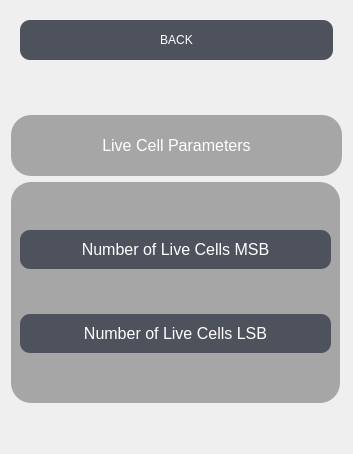
     <widget class="QWidget" name="live_parameters_page">
      <layout class="QGridLayout" name="gridLayout_32">
       <item row="2" column="0">
        <widget class="QPushButton" name="live_live">
         <property name="minimumSize">
          <size>
           <width>331</width>
           <height>61</height>
          </size>
         </property>
         <property name="maximumSize">
          <size>
           <width>331</width>
           <height>61</height>
          </size>
         </property>
         <property name="styleSheet">
          <string notr="true">background-color:rgb(166, 166, 166);
color:white;
border-radius:20px;
font-size: 12pt;</string>
         </property>
         <property name="text">
          <string>Live Cell Parameters</string>
         </property>
        </widget>
       </item>
       <item row="1" column="0">
        <widget class="QFrame" name="back">
         <property name="styleSheet">
          <string notr="true">background-color: rgba(255, 0, 0, 0);</string>
         </property>
         <property name="frameShape">
          <enum>QFrame::NoFrame</enum>
         </property>
         <property name="frameShadow">
          <enum>QFrame::Raised</enum>
         </property>
         <layout class="QGridLayout" name="gridLayout_10">
          <item row="0" column="0">
           <widget class="QPushButton" name="pushButton">
            <property name="minimumSize">
             <size>
              <width>0</width>
              <height>40</height>
             </size>
            </property>
            <property name="cursor">
             <cursorShape>PointingHandCursor</cursorShape>
            </property>
            <property name="styleSheet">
             <string notr="true">background-color:rgb(78, 82, 93);
color:white;
border-radius:10px;</string>
            </property>
            <property name="text">
             <string>BACK</string>
            </property>
           </widget>
          </item>
          <item row="1" column="0">
           <spacer name="verticalSpacer">
            <property name="orientation">
             <enum>Qt::Vertical</enum>
            </property>
            <property name="sizeHint" stdset="0">
             <size>
              <width>20</width>
              <height>40</height>
             </size>
            </property>
           </spacer>
          </item>
         </layout>
        </widget>
       </item>
       <item row="3" column="0">
        <widget class="QFrame" name="live_live_frame">
         <property name="minimumSize">
          <size>
           <width>329</width>
           <height>221</height>
          </size>
         </property>
         <property name="maximumSize">
          <size>
           <width>329</width>
           <height>221</height>
          </size>
         </property>
         <property name="styleSheet">
          <string notr="true">background-color:rgb(166, 166, 166);
color:white;
border-radius:20px;
font-size: 12pt;</string>
         </property>
         <property name="frameShape">
          <enum>QFrame::NoFrame</enum>
         </property>
         <property name="frameShadow">
          <enum>QFrame::Raised</enum>
         </property>
         <layout class="QGridLayout" name="gridLayout_18">
          <item row="1" column="0">
           <widget class="QPushButton" name="live_lsb">
            <property name="cursor">
             <cursorShape>PointingHandCursor</cursorShape>
            </property>
            <property name="styleSheet">
             <string notr="true">background-color:rgb(78, 82, 93);
color:white;
border-radius:10px;
padding-top:10px;
padding-bottom:10px;</string>
            </property>
            <property name="text">
             <string>Number of Live Cells LSB</string>
            </property>
           </widget>
          </item>
          <item row="0" column="0">
           <widget class="QPushButton" name="live_msb">
            <property name="cursor">
             <cursorShape>PointingHandCursor</cursorShape>
            </property>
            <property name="styleSheet">
             <string notr="true">background-color:rgb(78, 82, 93);
color:white;
border-radius:10px;
padding-top:10px;
padding-bottom:10px;</string>
            </property>
            <property name="text">
             <string>Number of Live Cells MSB</string>
            </property>
           </widget>
          </item>
         </layout>
        </widget>
       </item>
       <item row="4" column="0">
        <spacer name="verticalSpacer_2">
         <property name="orientation">
          <enum>Qt::Vertical</enum>
         </property>
         <property name="sizeHint" stdset="0">
          <size>
           <width>20</width>
           <height>40</height>
          </size>
         </property>
        </spacer>
       </item>
      </layout>
     </widget>
